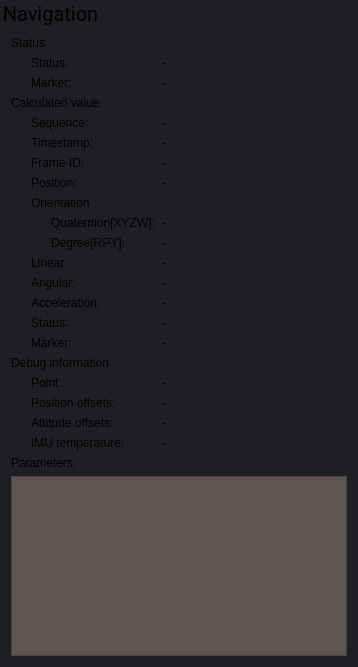
    <widget class="QGroupBox" name="groupNavigation">
     <property name="minimumSize">
      <size>
       <width>0</width>
       <height>0</height>
      </size>
     </property>
     <property name="maximumSize">
      <size>
       <width>16777215</width>
       <height>16777215</height>
      </size>
     </property>
     <property name="font">
      <font>
       <family>Roboto</family>
       <pointsize>-1</pointsize>
      </font>
     </property>
     <property name="styleSheet">
      <string notr="true">QGroupBox {
  border: 0;
  margin-top: 25px;
  font-size: 20px;
  background-color: rgb(29, 31, 34);
}
QLabel {
    background-color: rgb(29, 31, 34);
}</string>
     </property>
     <property name="title">
      <string>Navigation</string>
     </property>
     <layout class="QGridLayout" name="gridLayout_7">
      <item row="20" column="0">
       <widget class="QLabel" name="labelNavigationDebugIMUTemperature">
        <property name="text">
         <string>IMU temperature:</string>
        </property>
        <property name="alignment">
         <set>Qt::AlignLeading|Qt::AlignLeft|Qt::AlignVCenter</set>
        </property>
        <property name="indent">
         <number>20</number>
        </property>
       </widget>
      </item>
      <item row="12" column="0">
       <widget class="QLabel" name="labelNavigationAngular">
        <property name="text">
         <string>Angular:</string>
        </property>
        <property name="alignment">
         <set>Qt::AlignLeading|Qt::AlignLeft|Qt::AlignVCenter</set>
        </property>
        <property name="indent">
         <number>20</number>
        </property>
       </widget>
      </item>
      <item row="14" column="1" colspan="2">
       <widget class="QLabel" name="labelNavigationStatusTypeValue">
        <property name="text">
         <string>-</string>
        </property>
        <property name="alignment">
         <set>Qt::AlignLeading|Qt::AlignLeft|Qt::AlignVCenter</set>
        </property>
       </widget>
      </item>
      <item row="1" column="0">
       <widget class="QLabel" name="labelNavigationStatusTopicStatus">
        <property name="text">
         <string>Status:</string>
        </property>
        <property name="alignment">
         <set>Qt::AlignLeading|Qt::AlignLeft|Qt::AlignVCenter</set>
        </property>
        <property name="indent">
         <number>20</number>
        </property>
       </widget>
      </item>
      <item row="8" column="0" colspan="3">
       <widget class="QLabel" name="labelNavigationOrientation">
        <property name="text">
         <string>Orientation</string>
        </property>
        <property name="alignment">
         <set>Qt::AlignLeading|Qt::AlignLeft|Qt::AlignVCenter</set>
        </property>
        <property name="indent">
         <number>20</number>
        </property>
       </widget>
      </item>
      <item row="6" column="0">
       <widget class="QLabel" name="labelNavigationFrameID">
        <property name="text">
         <string>Frame ID:</string>
        </property>
        <property name="alignment">
         <set>Qt::AlignLeading|Qt::AlignLeft|Qt::AlignVCenter</set>
        </property>
        <property name="indent">
         <number>20</number>
        </property>
       </widget>
      </item>
      <item row="7" column="0">
       <widget class="QLabel" name="labelNavigationPosition">
        <property name="text">
         <string>Position:</string>
        </property>
        <property name="alignment">
         <set>Qt::AlignLeading|Qt::AlignLeft|Qt::AlignVCenter</set>
        </property>
        <property name="indent">
         <number>20</number>
        </property>
       </widget>
      </item>
      <item row="6" column="1" colspan="2">
       <widget class="QLabel" name="labelNavigationFrameIDValue">
        <property name="text">
         <string>-</string>
        </property>
        <property name="alignment">
         <set>Qt::AlignLeading|Qt::AlignLeft|Qt::AlignVCenter</set>
        </property>
       </widget>
      </item>
      <item row="13" column="0">
       <widget class="QLabel" name="labelNavigationA">
        <property name="text">
         <string>Acceleration:</string>
        </property>
        <property name="alignment">
         <set>Qt::AlignLeading|Qt::AlignLeft|Qt::AlignVCenter</set>
        </property>
        <property name="indent">
         <number>20</number>
        </property>
       </widget>
      </item>
      <item row="14" column="0">
       <widget class="QLabel" name="labelNavigationStatusType">
        <property name="text">
         <string>Status:</string>
        </property>
        <property name="alignment">
         <set>Qt::AlignLeading|Qt::AlignLeft|Qt::AlignVCenter</set>
        </property>
        <property name="indent">
         <number>20</number>
        </property>
       </widget>
      </item>
      <item row="22" column="0" colspan="3">
       <widget class="QTableWidget" name="tableWidgetNavigationParameters">
        <property name="sizePolicy">
         <sizepolicy hsizetype="Expanding" vsizetype="Fixed">
          <horstretch>0</horstretch>
          <verstretch>0</verstretch>
         </sizepolicy>
        </property>
        <property name="minimumSize">
         <size>
          <width>0</width>
          <height>180</height>
         </size>
        </property>
        <property name="maximumSize">
         <size>
          <width>16777215</width>
          <height>180</height>
         </size>
        </property>
        <property name="font">
         <font>
          <family>Roboto</family>
         </font>
        </property>
        <property name="styleSheet">
         <string notr="true">background-color: rgb(94, 85, 82);</string>
        </property>
        <property name="sizeAdjustPolicy">
         <enum>QAbstractScrollArea::AdjustToContents</enum>
        </property>
        <property name="editTriggers">
         <set>QAbstractItemView::NoEditTriggers</set>
        </property>
        <property name="showDropIndicator" stdset="0">
         <bool>false</bool>
        </property>
        <property name="dragDropOverwriteMode">
         <bool>false</bool>
        </property>
        <property name="defaultDropAction">
         <enum>Qt::IgnoreAction</enum>
        </property>
        <property name="selectionMode">
         <enum>QAbstractItemView::NoSelection</enum>
        </property>
        <property name="sortingEnabled">
         <bool>true</bool>
        </property>
        <property name="wordWrap">
         <bool>false</bool>
        </property>
        <property name="cornerButtonEnabled">
         <bool>false</bool>
        </property>
        <property name="rowCount">
         <number>0</number>
        </property>
        <property name="columnCount">
         <number>2</number>
        </property>
        <attribute name="horizontalHeaderVisible">
         <bool>false</bool>
        </attribute>
        <attribute name="horizontalHeaderCascadingSectionResizes">
         <bool>false</bool>
        </attribute>
        <attribute name="horizontalHeaderDefaultSectionSize">
         <number>160</number>
        </attribute>
        <attribute name="horizontalHeaderHighlightSections">
         <bool>false</bool>
        </attribute>
        <attribute name="horizontalHeaderStretchLastSection">
         <bool>true</bool>
        </attribute>
        <attribute name="verticalHeaderVisible">
         <bool>false</bool>
        </attribute>
        <attribute name="verticalHeaderMinimumSectionSize">
         <number>22</number>
        </attribute>
        <attribute name="verticalHeaderHighlightSections">
         <bool>false</bool>
        </attribute>
        <column/>
        <column/>
       </widget>
      </item>
      <item row="15" column="0">
       <widget class="QLabel" name="labelNavigationStatusMarker">
        <property name="text">
         <string>Marker:</string>
        </property>
        <property name="alignment">
         <set>Qt::AlignLeading|Qt::AlignLeft|Qt::AlignVCenter</set>
        </property>
        <property name="indent">
         <number>20</number>
        </property>
       </widget>
      </item>
      <item row="0" column="0">
       <widget class="QLabel" name="labelNavigationStatusTopic">
        <property name="text">
         <string>Status</string>
        </property>
        <property name="alignment">
         <set>Qt::AlignLeading|Qt::AlignLeft|Qt::AlignVCenter</set>
        </property>
        <property name="indent">
         <number>0</number>
        </property>
       </widget>
      </item>
      <item row="1" column="1" colspan="2">
       <widget class="QLabel" name="labelNavigationStatusTopicStatusValue">
        <property name="text">
         <string>-</string>
        </property>
        <property name="alignment">
         <set>Qt::AlignLeading|Qt::AlignLeft|Qt::AlignVCenter</set>
        </property>
       </widget>
      </item>
      <item row="19" column="0">
       <widget class="QLabel" name="labelNavigationDebugAttitudeOffsets">
        <property name="text">
         <string>Attitude offsets:</string>
        </property>
        <property name="alignment">
         <set>Qt::AlignLeading|Qt::AlignLeft|Qt::AlignVCenter</set>
        </property>
        <property name="indent">
         <number>20</number>
        </property>
       </widget>
      </item>
      <item row="15" column="1" colspan="2">
       <widget class="QLabel" name="labelNavigationStatusMarkerValue">
        <property name="text">
         <string>-</string>
        </property>
        <property name="alignment">
         <set>Qt::AlignLeading|Qt::AlignLeft|Qt::AlignVCenter</set>
        </property>
       </widget>
      </item>
      <item row="5" column="1" colspan="2">
       <widget class="QLabel" name="labelNavigationStampValue">
        <property name="text">
         <string>-</string>
        </property>
        <property name="alignment">
         <set>Qt::AlignLeading|Qt::AlignLeft|Qt::AlignVCenter</set>
        </property>
       </widget>
      </item>
      <item row="13" column="1" colspan="2">
       <widget class="QLabel" name="labelNavigationAValue">
        <property name="text">
         <string>-</string>
        </property>
        <property name="alignment">
         <set>Qt::AlignLeading|Qt::AlignLeft|Qt::AlignVCenter</set>
        </property>
       </widget>
      </item>
      <item row="9" column="1" colspan="2">
       <widget class="QLabel" name="labelNavigationOrientationQuaternionValue">
        <property name="text">
         <string>-</string>
        </property>
        <property name="alignment">
         <set>Qt::AlignLeading|Qt::AlignLeft|Qt::AlignVCenter</set>
        </property>
       </widget>
      </item>
      <item row="7" column="1" colspan="2">
       <widget class="QLabel" name="labelNavigationPositionValue">
        <property name="text">
         <string>-</string>
        </property>
        <property name="alignment">
         <set>Qt::AlignLeading|Qt::AlignLeft|Qt::AlignVCenter</set>
        </property>
       </widget>
      </item>
      <item row="10" column="0">
       <widget class="QLabel" name="labelNavigationOrientationDegree">
        <property name="text">
         <string>Degree[RPY]:</string>
        </property>
        <property name="alignment">
         <set>Qt::AlignLeading|Qt::AlignLeft|Qt::AlignVCenter</set>
        </property>
        <property name="indent">
         <number>40</number>
        </property>
       </widget>
      </item>
      <item row="20" column="1" colspan="2">
       <widget class="QLabel" name="labelNavigationDebugIMUTemperatureValue">
        <property name="text">
         <string>-</string>
        </property>
        <property name="alignment">
         <set>Qt::AlignLeading|Qt::AlignLeft|Qt::AlignVCenter</set>
        </property>
       </widget>
      </item>
      <item row="11" column="1" colspan="2">
       <widget class="QLabel" name="labelNavigationLinearValue">
        <property name="text">
         <string>-</string>
        </property>
        <property name="alignment">
         <set>Qt::AlignLeading|Qt::AlignLeft|Qt::AlignVCenter</set>
        </property>
       </widget>
      </item>
      <item row="17" column="1" colspan="2">
       <widget class="QLabel" name="labelNavigationDebugPointValue">
        <property name="text">
         <string>-</string>
        </property>
        <property name="alignment">
         <set>Qt::AlignLeading|Qt::AlignLeft|Qt::AlignVCenter</set>
        </property>
       </widget>
      </item>
      <item row="4" column="0">
       <widget class="QLabel" name="labelNavigationSequence">
        <property name="text">
         <string>Sequence:</string>
        </property>
        <property name="alignment">
         <set>Qt::AlignLeading|Qt::AlignLeft|Qt::AlignVCenter</set>
        </property>
        <property name="indent">
         <number>20</number>
        </property>
       </widget>
      </item>
      <item row="19" column="1" colspan="2">
       <widget class="QLabel" name="labelNavigationDebugAttitudeOffsetsValue">
        <property name="text">
         <string>-</string>
        </property>
        <property name="alignment">
         <set>Qt::AlignLeading|Qt::AlignLeft|Qt::AlignVCenter</set>
        </property>
       </widget>
      </item>
      <item row="9" column="0">
       <widget class="QLabel" name="labelNavigationOrientationQuaternion">
        <property name="text">
         <string>Quaternion[XYZW]:</string>
        </property>
        <property name="alignment">
         <set>Qt::AlignLeading|Qt::AlignLeft|Qt::AlignVCenter</set>
        </property>
        <property name="indent">
         <number>40</number>
        </property>
       </widget>
      </item>
      <item row="11" column="0">
       <widget class="QLabel" name="labelNavigationLinear">
        <property name="text">
         <string>Linear:</string>
        </property>
        <property name="alignment">
         <set>Qt::AlignLeading|Qt::AlignLeft|Qt::AlignVCenter</set>
        </property>
        <property name="indent">
         <number>20</number>
        </property>
       </widget>
      </item>
      <item row="12" column="1" colspan="2">
       <widget class="QLabel" name="labelNavigationAngularValue">
        <property name="text">
         <string>-</string>
        </property>
        <property name="alignment">
         <set>Qt::AlignLeading|Qt::AlignLeft|Qt::AlignVCenter</set>
        </property>
       </widget>
      </item>
      <item row="10" column="1" colspan="2">
       <widget class="QLabel" name="labelNavigationOrientationDegreeValue">
        <property name="text">
         <string>-</string>
        </property>
        <property name="alignment">
         <set>Qt::AlignLeading|Qt::AlignLeft|Qt::AlignVCenter</set>
        </property>
       </widget>
      </item>
      <item row="4" column="1" colspan="2">
       <widget class="QLabel" name="labelNavigationSequenceValue">
        <property name="text">
         <string>-</string>
        </property>
        <property name="alignment">
         <set>Qt::AlignLeading|Qt::AlignLeft|Qt::AlignVCenter</set>
        </property>
       </widget>
      </item>
      <item row="16" column="0" colspan="3">
       <widget class="QLabel" name="labelNavigationDebug">
        <property name="text">
         <string>Debug information</string>
        </property>
        <property name="alignment">
         <set>Qt::AlignLeading|Qt::AlignLeft|Qt::AlignVCenter</set>
        </property>
       </widget>
      </item>
      <item row="5" column="0">
       <widget class="QLabel" name="labelNavigationStamp">
        <property name="text">
         <string>Timestamp:</string>
        </property>
        <property name="alignment">
         <set>Qt::AlignLeading|Qt::AlignLeft|Qt::AlignVCenter</set>
        </property>
        <property name="indent">
         <number>20</number>
        </property>
       </widget>
      </item>
      <item row="17" column="0">
       <widget class="QLabel" name="labelNavigationDebugPoint">
        <property name="text">
         <string>Point:</string>
        </property>
        <property name="alignment">
         <set>Qt::AlignLeading|Qt::AlignLeft|Qt::AlignVCenter</set>
        </property>
        <property name="indent">
         <number>20</number>
        </property>
       </widget>
      </item>
      <item row="2" column="1" colspan="2">
       <widget class="QLabel" name="labelNavigationStatusTopicMarkerValue">
        <property name="text">
         <string>-</string>
        </property>
        <property name="alignment">
         <set>Qt::AlignLeading|Qt::AlignLeft|Qt::AlignVCenter</set>
        </property>
       </widget>
      </item>
      <item row="2" column="0">
       <widget class="QLabel" name="labelNavigationStatusTopicMarker">
        <property name="text">
         <string>Marker:</string>
        </property>
        <property name="alignment">
         <set>Qt::AlignLeading|Qt::AlignLeft|Qt::AlignVCenter</set>
        </property>
        <property name="indent">
         <number>20</number>
        </property>
       </widget>
      </item>
      <item row="18" column="1" colspan="2">
       <widget class="QLabel" name="labelNavigationDebugPositionOffsetsValue">
        <property name="text">
         <string>-</string>
        </property>
        <property name="alignment">
         <set>Qt::AlignLeading|Qt::AlignLeft|Qt::AlignVCenter</set>
        </property>
       </widget>
      </item>
      <item row="21" column="0" colspan="3">
       <widget class="QLabel" name="labelNavigationParameters">
        <property name="text">
         <string>Parameters:</string>
        </property>
        <property name="alignment">
         <set>Qt::AlignLeading|Qt::AlignLeft|Qt::AlignVCenter</set>
        </property>
       </widget>
      </item>
      <item row="18" column="0">
       <widget class="QLabel" name="labelNavigationDebugPositionOffsets">
        <property name="text">
         <string>Position offsets:</string>
        </property>
        <property name="alignment">
         <set>Qt::AlignLeading|Qt::AlignLeft|Qt::AlignVCenter</set>
        </property>
        <property name="indent">
         <number>20</number>
        </property>
       </widget>
      </item>
      <item row="3" column="0">
       <widget class="QLabel" name="labelCalculatedValue">
        <property name="text">
         <string>Calculated value</string>
        </property>
       </widget>
      </item>
     </layout>
    </widget>
